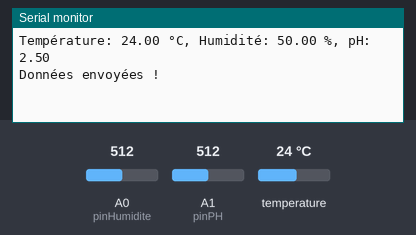
This sketch was run on a simulated Arduino Uno, built with avr-gcc and run on an emulated ATmega328P. Shown: the last lines printed to the serial monitor. The inputs (shaded band) are chosen by the test bench; at power-on: temperature 24 °C, A0 (pinHumidite) = 512, A1 (pinPH) = 512. No radio packets arrive unless stated.

Above: at 2.2 s.
2.3 s: temperature set to 12 °C
At 8.1 s:
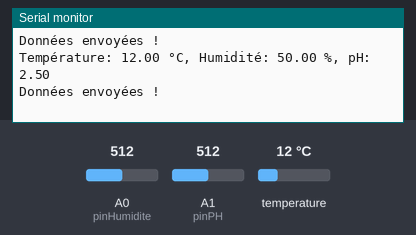
9.0 s: A0 (pinHumidite) set to 716
At 13.7 s:
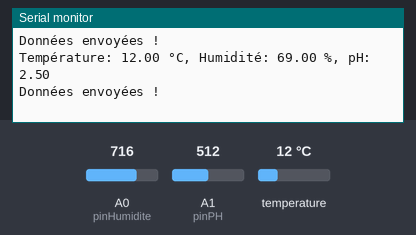
15.7 s: A1 (pinPH) set to 716
At 20.5 s:
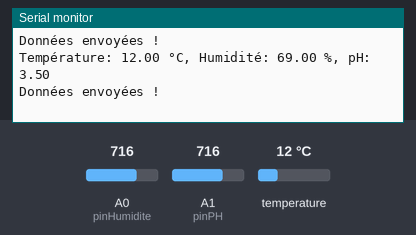
22.4 s: temperature set to 19 °C
At 26.1 s:
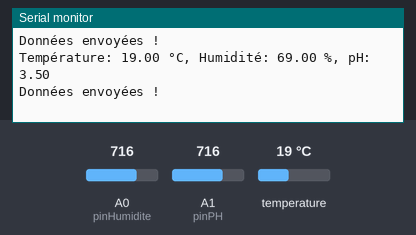
29.1 s: A0 (pinHumidite) set to 900
At 31.8 s:
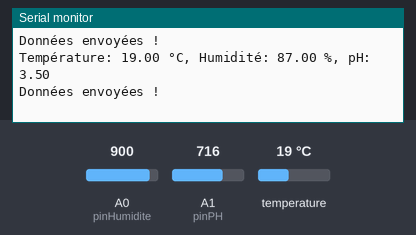
35.8 s: A1 (pinPH) set to 900
At 37.4 s:
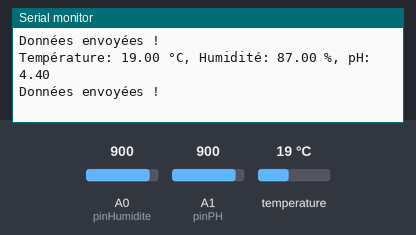
Timing chart, 0 to 38.9 s (numbered marks = the images above; inputs shaded):
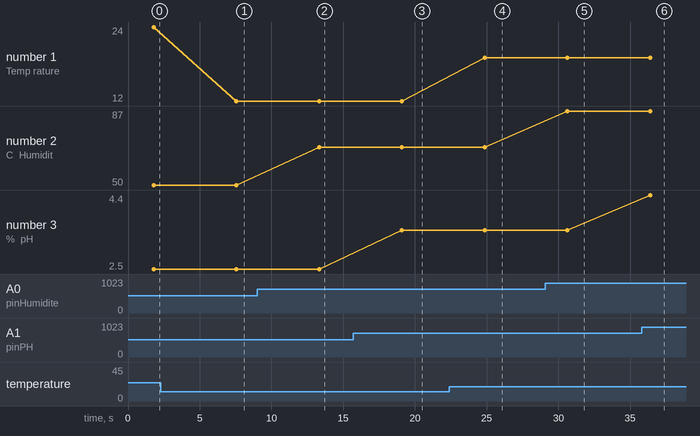

Measured:
- after the input at 2.3 s, the serial monitor: prints a new line after 5.3 s (image 1)
- after the input at 9.0 s, the serial monitor: prints a new line after 4.3 s (image 2)
- after the input at 15.7 s, the serial monitor: prints a new line after 3.4 s (image 3)
- after the input at 22.4 s, the serial monitor: prints a new line after 2.5 s (image 4)
- after the input at 29.1 s, the serial monitor: prints a new line after 1.5 s (image 5)
- after the input at 35.8 s, the serial monitor: prints a new line after 0.59 s (image 6)
- plotted number 1: 24 → 12 after the input at 2.3 s, 12 → 19 after the input at 22.4 s
- plotted number 2: 50 → 69 after the input at 9.0 s, 69 → 87 after the input at 29.1 s

The sketch:

Emetteur.ino
```cpp
#include <SPI.h>
#include "nRF24L01.h"
#include "RF24.h"

#include <OneWire.h>
#include <DallasTemperature.h>

// Data wire is conntec to the Arduino digital pin 4
#define ONE_WIRE_BUS 4
// Setup a oneWire instance to communicate with any OneWire devices
OneWire oneWire(ONE_WIRE_BUS);
// Pass our oneWire reference to Dallas Temperature sensor
DallasTemperature sensors(&oneWire);

const int pinHumidite = A0; // Broche du capteur d'humidité du sol
const int pinPH = A1; // Broche du capteur de pH

// const int dry = 595; // value for dry sensor
// const int wet = 239; // value for wet sensor
const int dry = 1023; // value for dry sensor
const int wet = 0; // value for wet sensor


RF24 radio(7, 8);
const uint64_t addresse = 0x1111111111;

struct Donnees {
  float temperature;
  float humidite;
  float ph;
};
Donnees donnees;

void setup(void)
{
  Serial.begin(115200);
  radio.begin();
  radio.openWritingPipe(addresse);
  sensors.begin();
  delay(1000);
  pinMode(pinPH,INPUT);
  pinMode(pinHumidite,INPUT);

}

void loop(void){

  // Call sensors.requestTemperatures() to issue a global temperature and Requests to all devices on the bus
  sensors.requestTemperatures();
  donnees.temperature = sensors.getTempCByIndex(0);
  donnees.ph = analogRead(pinPH) * 5.0 / 1023.0; // Convertir en volts pour le pH
  float humiditeSol = analogRead(pinHumidite);
  donnees.humidite = map(humiditeSol, wet, dry, 0, 100); // Conversion en pourcentage

  // Afficher les données sur le moniteur série
  Serial.print("Température: ");
  Serial.print(donnees.temperature);
  Serial.print(" °C, Humidité: ");
  Serial.print(donnees.humidite);
  Serial.print(" %, pH: ");
  Serial.println(donnees.ph);

  // Envoyer les données
  bool ok = radio.write(&donnees, sizeof(donnees));
  if (ok) {
    Serial.println("Données envoyées !");
  } else {
    Serial.println("Échec de l'envoi.");
  }

  delay(5000); // Attendre 2 secondes avant le prochain envoi

}
```
